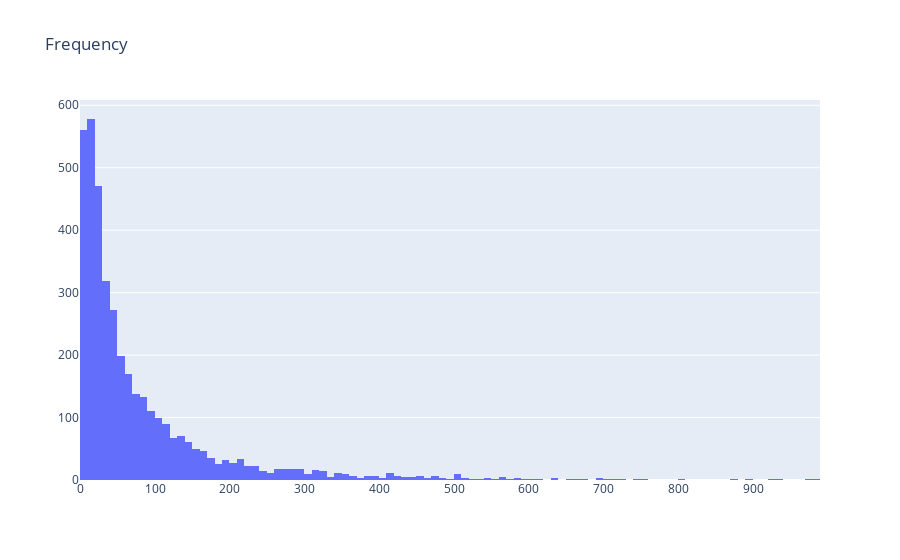

The notebook cell saved with this chart:
### Code cell
#plot the histogram

plot_data = [
    go.Histogram(
        x=tx_user.query('Frequency < 1000')['Frequency']
    )
]

plot_layout = go.Layout(
        title='Frequency'
    )
fig = go.Figure(data=plot_data, layout=plot_layout)
pyoff.iplot(fig)

### Figure 1 — Plotly figure (JSON) as saved in the notebook; plotly's stock layout.template omitted (floating-point values rounded to 4 significant figures; data arrays with more than 128 entries replaced by an {"elided": "..."} marker saying what was removed)
{"data": [{"type": "histogram", "x": {"elided": "3931 int values"}}], "layout": {"title": {"text": "Frequency"}}}
